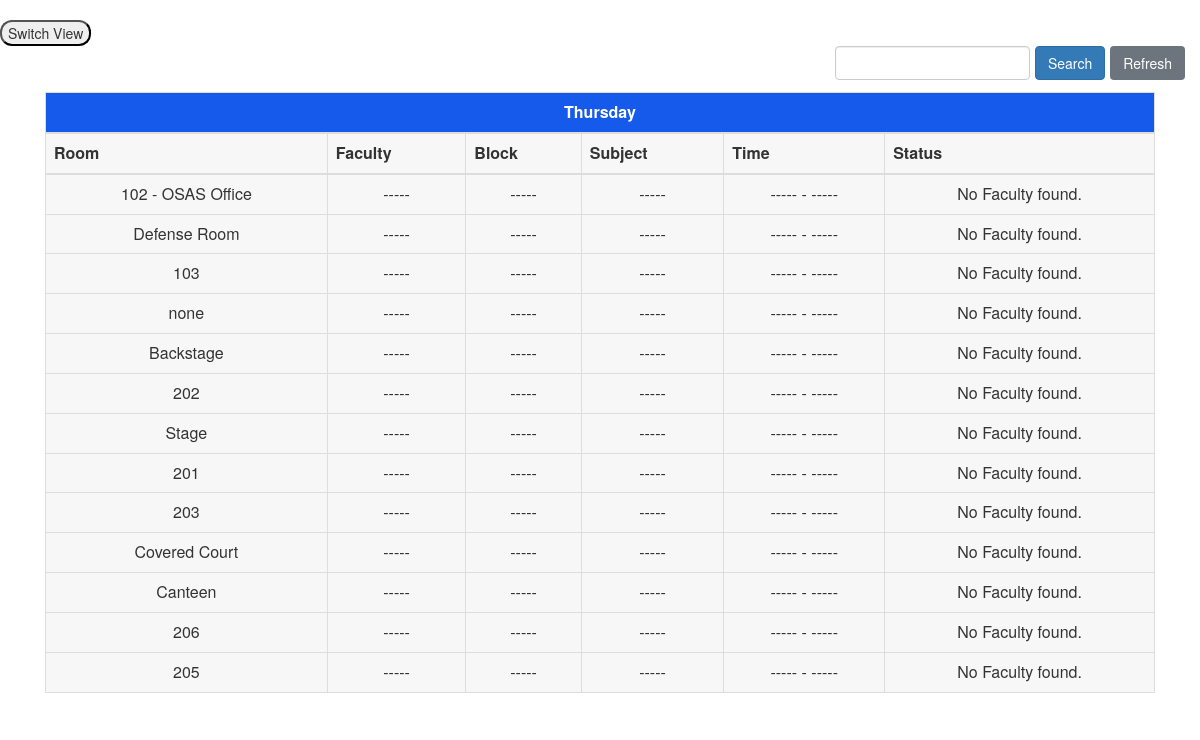
Screenshot of /Admin/HomeMainFunc/HomeTableMainFunc.php with the database file from the repository.
### tables this page shows
CREATE TABLE `rooms` (
  `id` int(11) NOT NULL,
  `room` varchar(255) NOT NULL
);

### Admin/HomeMainFunc/HomeTableMainFunc.php (the view, shortened to what this page needs)
<html>
<head>
    <link rel="stylesheet" href="https://maxcdn.bootstrapcdn.com/bootstrap/4.0.0/css/bootstrap.min.css">
    <link rel="stylesheet" href="https://maxcdn.bootstrapcdn.com/bootstrap/3.3.7/css/bootstrap.min.css">
</head>
<body><br>
<button onclick="myFunction()" class='switchBut'>Switch View</button>
<?php
echo "<tr>
<td>";
$conn = new mysqli(DB_SERVER, DB_USERNAME, DB_PASSWORD, DB_NAME);
function statusFunc($faculty,$startTime,$endTime){
                $conn = new mysqli(DB_SERVER, DB_USERNAME, DB_PASSWORD, DB_NAME);
                    $query = "SELECT * FROM it_faculty WHERE Name = '$faculty'";
                    $result = mysqli_query($conn, $query);
                    if ($result) {
                        if (mysqli_num_rows($result) > 0) {
                            while ($row = mysqli_fetch_assoc($result)) {
                                $timestamp = $row['timestamp'];
                                    $timezone = new DateTimeZone('Asia/Manila');
                                    date_default_timezone_set($timezone->getName());
                                    $currentDateTime = new DateTime('now', $timezone);
                                    $dateTime = new DateTime($timestamp, $timezone);
                                    $timeDiffMinutes = round(($currentDateTime->getTimestamp() - $dateTime->getTimestamp()) / 60);
                                    $dateDiffDays = $currentDateTime->diff($dateTime)->days;
                                    if ($dateDiffDays > 0 || $timeDiffMinutes > 900) {
                                        $backgroundColor = 'red';
                                        if ($dateDiffDays > 0) {
                                            $displayText = "Vacant $dateDiffDays day(s)";
                                        } else {
                                            if ($timeDiffMinutes <= 60) {
                                                $displayText = "Inactive $timeDiffMinutes min";
                                            } else {
                                                $hourdiff = floor($timeDiffMinutes / 60);
                                                $displayText = "Inactive $hourdiff hour(s)";
                                            }
                                        }
                                        echo "<button class='statusAvaiBut' style='background-color: $backgroundColor;margin:0;display:inline;'>$displayText</button>";
                                    } else {
                                                $current_time = $currentDateTime->format('H:i:s');
                                            $date1 = DateTime::createFromFormat('H:i:s', $current_time);
                                            $date2 = DateTime::createFromFormat('H:i:s', $startTime);
                                            $date3 = DateTime::createFromFormat('H:i:s', $endTime);
                                            if ($date1 > $date2 && $date1 < $date3) {
                                                $backgroundColor = 'green';
                                                echo "<div class='statusAvaiBut' style='background-color: $backgroundColor;margin:0;width:50%;display:inline;padding:2%;color:white'>Active</div>";
                                            } else {
                                                echo "<div class='statusAvaiBut' style='background-color:blue;margin:0;width:50%;display:inline;padding:2%;color:white'>Inactive</div>";
                                            }
                                    }
                            }
                        } else {
                            echo "No Faculty found.";
                        }
                    } else {
                        echo "Query failed: " . mysqli_error($conn);
                    }
     }
function createScheduleTable($day, $conn,$quarter) {
    $query = "SELECT
    ROW_NUMBER() OVER (ORDER BY table_sched.Start_Time ASC) AS id,
    rooms.room,
    table_sched.faculty,
    table_sched.blocks,
    table_sched.subject,
    table_sched.Start_Time,
    table_sched.End_Time
  FROM
    rooms
  LEFT JOIN
    table_sched ON rooms.room = table_sched.room AND table_sched.$day = 'green' AND Semester = '$quarter'
  ORDER BY
    table_sched.Start_Time ASC";
    $stmt = $conn->prepare($query);
    $stmt->execute();
    $result = $stmt->get_result();
    echo "<div class='container-fluid' style='margin-bottom:1%;'>
    <div class='row'>
        <div class='col-md-6'></div>
        <div class='col-md-6 text-right'>
            <div class='d-flex align-items-center justify-content-end'>
                <div class='form-group mr-2 d-flex' style='margin:auto 0;'>
                    <input type='text' class='form-control' id='search'>
                </div>
                <button type='button' class='btn btn-primary mr-2' id='searchBtn'>Search</button>
                <button type='button' class='btn btn-secondary' onclick='location.reload()'>Refresh</button>
            </div>
        </div>
    </div>
</div>";
        echo "<div class='container' id='myMainTable' ><table width='' class='table table-bordered theTable' border='1' style='background-color: rgba(242, 242, 242, 0.6);'>
                <thead>
                <tr><th colspan=\"7\" style=\"background-color: #165aec; color: white;text-align:center\">$day</th></tr>
                <tr>
                <th>Room</th>
                <th>Faculty</th>
                <th class='hide-column'>Block</th>
                <th class='hide-column'>Subject</th>
                <th>Time</th>
                <th>Status</th>
                </tr>
                </thead>
                <tbody>";
        while ($row = $result->fetch_assoc()) {
            echo "<tr>";
            echo "<td style=\"text-align: center;\">" . ($row['room'] !== null ? $row['room'] : '-----') . "</td>";
            echo "<td style=\"text-align: center;\">" . ($row['faculty'] !== null ? $row['faculty'] : '-----') . "</td>";
            echo "<td style=\"text-align: center;\" class='hide-column'>" . ($row['blocks'] !== null ? $row['blocks'] : '-----') . "</td>";
            echo "<td style=\"text-align: center;\" class='hide-column'>" . ($row['subject'] !== null ? $row['subject'] : '-----') . "</td>";
            echo "<td style='   text-align: center;'>";
            if ($row['Start_Time'] !== null) {
               $start_time=$row['Start_Time'];
               list($hour,$minute,$second) = explode(':',$start_time);
               $timestamp = strtotime("$hour:$minute:$second-1 minute");
               $formattedTime = date("h:i A", $timestamp);
             echo $formattedTime;
            } else {
                echo '-----';
            }
            echo " - ";
            if ($row['End_Time'] !== null) {
                echo date("h:i A", strtotime($row['End_Time']));
            } else {
                echo '-----';
            }
            echo "</td>";
            echo "<td class=\"statusRow\" style=\"text-align: center;\">";
            statusFunc($row['faculty'],$row['Start_Time'],$row['End_Time']);
            echo "</td>";
        }
        echo "</tbody> </table></div>";
    }
    function getQuarter($month) {
        if ($month >= 8 && $month <= 12) {
            return '1st Sem';
        } elseif ($month >= 1 && $month <= 5) {
            return '2nd Sem';
        } else {
            return 'Vacation';
        }
    }
    $currentMonth = date("n");
    $quarter = getQuarter($currentMonth);
    $currentDay = date('l');
    createScheduleTable(  $currentDay, $conn,$quarter);
?>
</body>
</html>

### Admin/HomeMainFunc/HomeTableMainFunc.php (style rules this page uses)
html, body { background-color: transparent; }
.switchBut { cursor:pointer; border-radius: 1vw; }

### rows the page displays
rooms: room "102 - OSAS Office"
rooms: room "Defense Room"
rooms: room "103"
rooms: room "none"
rooms: room "Backstage"
rooms: room "202"
rooms: room "Stage"
rooms: room "201"
rooms: room "203"
rooms: room "Covered Court"
rooms: room "Canteen"
rooms: room "206"
rooms: room "205"

### other values shown
$day "Thursday"
